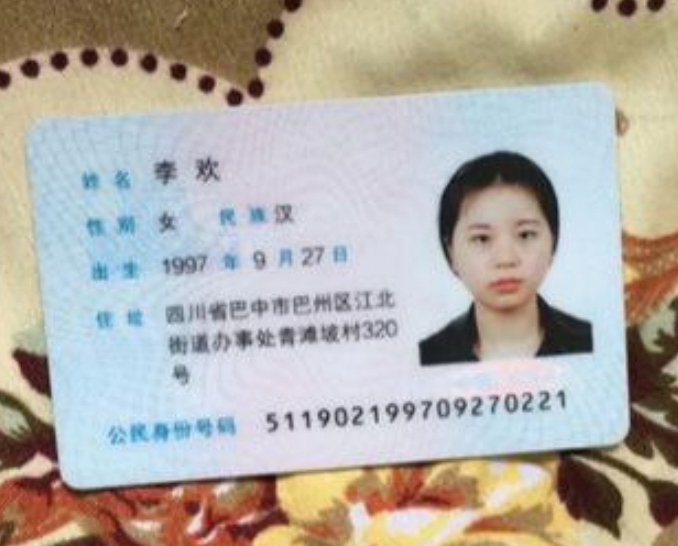
#> input picture example.jpg, 678 x 546 px
$ python image-people.py
#> lines starting #> are read from the running program, lines starting #| are printed output that depends on the picture; after the words box and inside, x2 and y2 are one past the last pixel; in counts of white or black regions, pixels touching at a corner belong together
import cv2

image = cv2.imread('example.jpg')
#> image is the input picture: shape (546, 678, 3); mean B, G, R 166.8, 174.2, 179.2
gray = cv2.cvtColor(image, cv2.COLOR_BGR2GRAY)
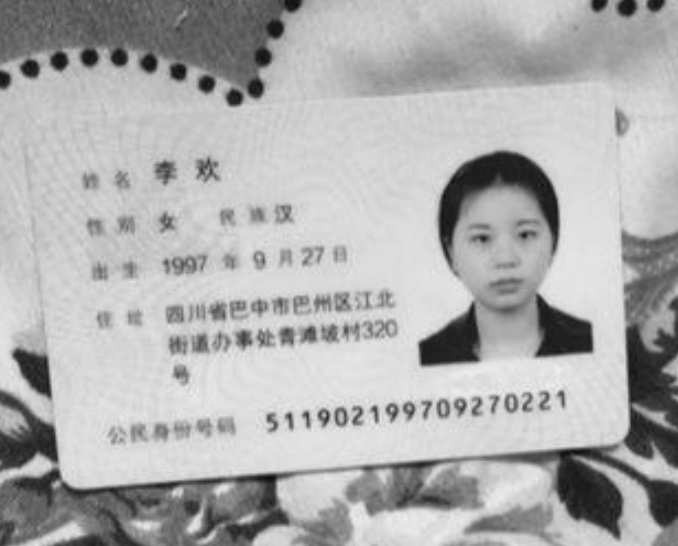
#> gray: shape (546, 678); min 11, max 239, mean 174.9

face_cascade = cv2.CascadeClassifier('haarcascade_frontalface_default.xml')
faces = face_cascade.detectMultiScale(gray, scaleFactor=1.1, minNeighbors=5, minSize=(30, 30))
#> faces = [[442, 187, 124, 124]]

for (x, y, w, h) in faces:
    roi = image[y:y+h, x:x+w]
    cv2.rectangle(image, (x, y), (x+w, y+h), (0, 255, 0), 2)
    cv2.imshow('ROI', roi)
    cv2.waitKey(0)
#> this loop made 1 pass
#> pass 1, `roi = image[y:y+h, x:x+w]`:
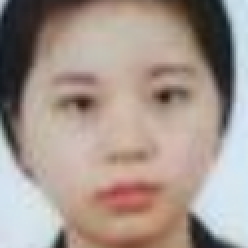
#> roi: shape (124, 124, 3) (shown 2 times larger); mean B, G, R 141.8, 150.1, 164.9
#> pass 1, `cv2.imshow('ROI', roi)`:
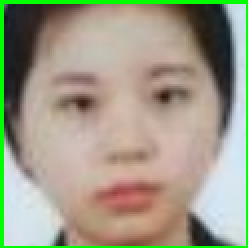
#> window 'ROI': shape (124, 124, 3) (shown 2 times larger); mean B, G, R 135.5, 156.1, 158.7
#> after the loop:
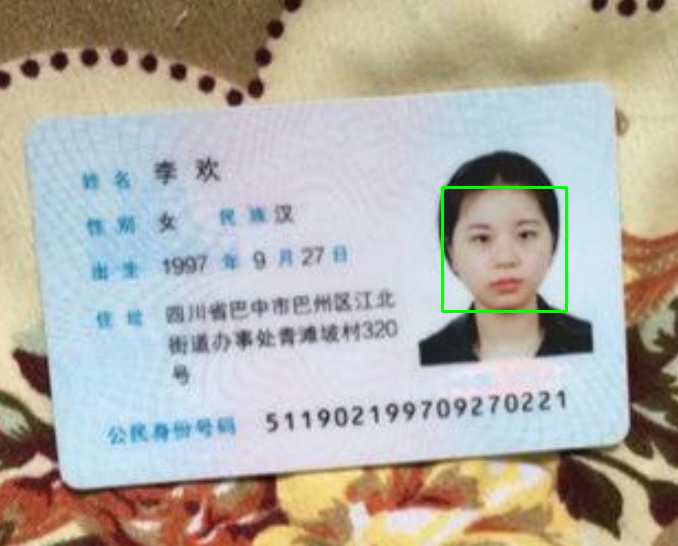
#> image: shape (546, 678, 3); 0.4% of pixels changed, all inside (x1, y1, x2, y2) = (441, 186, 568, 313)

cv2.destroyAllWindows()
